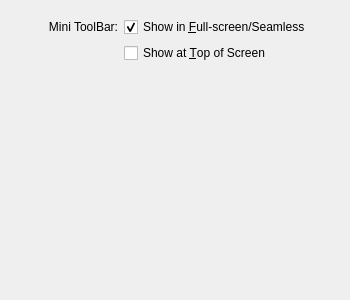
<ui version="4.0">
 <comment>
 VPox frontends: Qt GUI ("VirtualPox"):

 Copyright (C) 2008-2020 Oracle Corporation

 This file is part of VirtualPox Open Source Edition (OSE), as
 available from http://www.virtualpox.org. This file is free software;
 you can redistribute it and/or modify it under the terms of the GNU
 General Public License (GPL) as published by the Free Software
 Foundation, in version 2 as it comes in the "COPYING" file of the
 VirtualPox OSE distribution. VirtualPox OSE is distributed in the
 hope that it will be useful, but WITHOUT ANY WARRANTY of any kind.
 </comment>
 <class>UIMachineSettingsInterface</class>
 <widget class="QWidget" name="UIMachineSettingsInterface">
  <property name="geometry">
   <rect>
    <x>0</x>
    <y>0</y>
    <width>350</width>
    <height>300</height>
   </rect>
  </property>
  <layout class="QGridLayout" name="m_pLayoutMain">
   <item row="0" column="0" colspan="3">
    <widget class="UIMenuBarEditorWidget" name="m_pMenuBarEditor">
     <property name="sizePolicy">
      <sizepolicy vsizetype="Fixed" hsizetype="MinimumExpanding">
       <horstretch>0</horstretch>
       <verstretch>0</verstretch>
      </sizepolicy>
     </property>
     <property name="whatsThis">
      <string>Allows to modify VM menu-bar contents.</string>
     </property>
    </widget>
   </item>
   <item row="1" column="0">
    <widget class="QLabel" name="m_pLabelMiniToolBar">
     <property name="text">
      <string>Mini ToolBar:</string>
     </property>
     <property name="alignment">
      <set>Qt::AlignRight|Qt::AlignTrailing|Qt::AlignVCenter</set>
     </property>
    </widget>
   </item>
   <item row="1" column="1" colspan="2">
    <widget class="QCheckBox" name="m_pCheckBoxShowMiniToolBar">
     <property name="sizePolicy">
      <sizepolicy vsizetype="Fixed" hsizetype="MinimumExpanding">
       <horstretch>0</horstretch>
       <verstretch>0</verstretch>
      </sizepolicy>
     </property>
     <property name="whatsThis">
      <string>When checked, show the Mini ToolBar in full-screen and seamless modes.</string>
     </property>
     <property name="text">
      <string>Show in &amp;Full-screen/Seamless</string>
     </property>
     <property name="checked">
      <bool>true</bool>
     </property>
    </widget>
   </item>
   <item row="2" column="1" colspan="2">
    <widget class="QCheckBox" name="m_pComboToolBarAlignment">
     <property name="sizePolicy">
      <sizepolicy vsizetype="Fixed" hsizetype="MinimumExpanding">
       <horstretch>0</horstretch>
       <verstretch>0</verstretch>
      </sizepolicy>
     </property>
     <property name="whatsThis">
      <string>When checked, show the Mini ToolBar at the top of the screen, rather than in its default position at the bottom of the screen.</string>
     </property>
     <property name="text">
      <string>Show at &amp;Top of Screen</string>
     </property>
     <property name="checked">
      <bool>false</bool>
     </property>
    </widget>
   </item>
   <item row="3" column="0" colspan="3">
    <spacer name="m_pSpacer">
     <property name="orientation">
      <enum>Qt::Vertical</enum>
     </property>
     <property name="sizeHint" stdset="0">
      <size>
       <width>0</width>
       <height>0</height>
      </size>
     </property>
    </spacer>
   </item>
   <item row="4" column="0" colspan="3">
    <widget class="UIStatusBarEditorWidget" name="m_pStatusBarEditor">
     <property name="sizePolicy">
      <sizepolicy vsizetype="Fixed" hsizetype="MinimumExpanding">
       <horstretch>0</horstretch>
       <verstretch>0</verstretch>
      </sizepolicy>
     </property>
     <property name="whatsThis">
      <string>Allows to modify VM status-bar contents.</string>
     </property>
    </widget>
   </item>
  </layout>
 </widget>
 <customwidgets>
  <customwidget>
   <class>UIMenuBarEditorWidget</class>
   <extends>QWidget</extends>
   <header>UIMenuBarEditorWindow.h</header>
  </customwidget>
  <customwidget>
   <class>UIStatusBarEditorWidget</class>
   <extends>QWidget</extends>
   <header>UIStatusBarEditorWindow.h</header>
  </customwidget>
 </customwidgets>
 <resources/>
 <connections>
  <connection>
   <sender>m_pCheckBoxShowMiniToolBar</sender>
   <signal>toggled(bool)</signal>
   <receiver>m_pComboToolBarAlignment</receiver>
   <slot>setEnabled(bool)</slot>
   <hints>
    <hint type="sourcelabel">
     <x>195</x>
     <y>50</y>
    </hint>
    <hint type="destinationlabel">
     <x>196</x>
     <y>72</y>
    </hint>
   </hints>
  </connection>
 </connections>
</ui>
